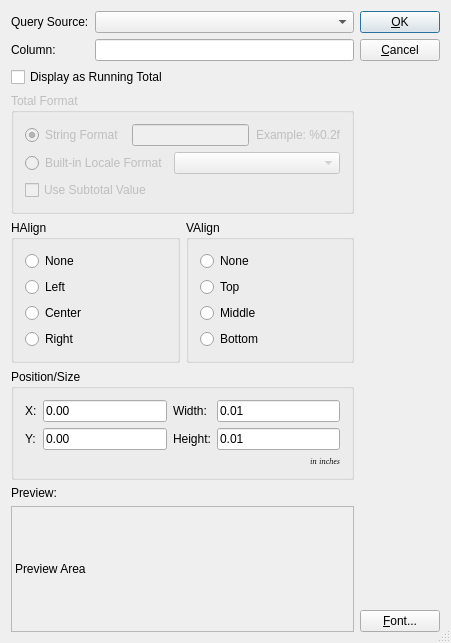
<ui version="4.0" >
 <author></author>
 <comment> * Copyright (c) 2002-2006 by OpenMFG, LLC
 *
 * This program is free software; you can redistribute it and/or modify
 * it under the terms of the GNU General Public License as published by
 * the Free Software Foundation; either version 2 of the License, or
 * (at your option) any later version.
 *
 * This program is distributed in the hope that it will be useful,
 * but WITHOUT ANY WARRANTY; without even the implied warranty of
 * MERCHANTABILITY or FITNESS FOR A PARTICULAR PURPOSE.  See the
 * GNU General Public License for more details.
 *
 * You should have received a copy of the GNU General Public License
 * along with this program; if not, write to the Free Software
 * Foundation, Inc., 59 Temple Place, Suite 330, Boston, MA  02111-1307  USA
 *
 * If you do not wish to be bound by the terms of the GNU General Public
 * License, DO NOT USE THIS SOFTWARE.  Please contact OpenMFG, LLC at
 * info@openmfg.com for details on how to purchase a commercial license.</comment>
 <exportmacro></exportmacro>
 <class>FieldEditor</class>
 <widget class="QDialog" name="FieldEditor" >
  <property name="geometry" >
   <rect>
    <x>0</x>
    <y>0</y>
    <width>451</width>
    <height>643</height>
   </rect>
  </property>
  <property name="sizePolicy" >
   <sizepolicy>
    <hsizetype>1</hsizetype>
    <vsizetype>1</vsizetype>
    <horstretch>0</horstretch>
    <verstretch>0</verstretch>
   </sizepolicy>
  </property>
  <property name="windowTitle" >
   <string>Properties (Field)</string>
  </property>
  <property name="sizeGripEnabled" >
   <bool>true</bool>
  </property>
  <layout class="QHBoxLayout" >
   <property name="margin" >
    <number>11</number>
   </property>
   <property name="spacing" >
    <number>6</number>
   </property>
   <item>
    <layout class="QVBoxLayout" >
     <property name="margin" >
      <number>0</number>
     </property>
     <property name="spacing" >
      <number>6</number>
     </property>
     <item>
      <layout class="QGridLayout" >
       <property name="margin" >
        <number>0</number>
       </property>
       <property name="spacing" >
        <number>6</number>
       </property>
       <item row="1" column="1" >
        <widget class="QLineEdit" name="tbColumn" />
       </item>
       <item row="0" column="0" >
        <widget class="QLabel" name="TextLabel1_3" >
         <property name="text" >
          <string>Query Source:</string>
         </property>
        </widget>
       </item>
       <item row="1" column="0" >
        <widget class="QLabel" name="TextLabel1" >
         <property name="sizePolicy" >
          <sizepolicy>
           <hsizetype>5</hsizetype>
           <vsizetype>1</vsizetype>
           <horstretch>0</horstretch>
           <verstretch>0</verstretch>
          </sizepolicy>
         </property>
         <property name="text" >
          <string>Column:</string>
         </property>
        </widget>
       </item>
       <item row="0" column="1" >
        <widget class="QComboBox" name="cbQuery" />
       </item>
      </layout>
     </item>
     <item>
      <widget class="QCheckBox" name="_cbRTotal" >
       <property name="text" >
        <string>Display as Running Total</string>
       </property>
      </widget>
     </item>
     <item>
      <widget class="QGroupBox" name="_gbRTotal" >
       <property name="enabled" >
        <bool>false</bool>
       </property>
       <property name="title" >
        <string>Total Format</string>
       </property>
       <layout class="QVBoxLayout" >
        <property name="margin" >
         <number>11</number>
        </property>
        <property name="spacing" >
         <number>6</number>
        </property>
        <item>
         <layout class="QHBoxLayout" >
          <property name="margin" >
           <number>0</number>
          </property>
          <property name="spacing" >
           <number>6</number>
          </property>
          <item>
           <widget class="QRadioButton" name="_rbStringFormat" >
            <property name="text" >
             <string>String Format </string>
            </property>
            <property name="checked" >
             <bool>true</bool>
            </property>
           </widget>
          </item>
          <item>
           <widget class="QLineEdit" name="_leRTotalFormat" />
          </item>
          <item>
           <widget class="QLabel" name="_lblRTotalExample" >
            <property name="sizePolicy" >
             <sizepolicy>
              <hsizetype>1</hsizetype>
              <vsizetype>5</vsizetype>
              <horstretch>0</horstretch>
              <verstretch>0</verstretch>
             </sizepolicy>
            </property>
            <property name="text" >
             <string>Example: %0.2f</string>
            </property>
            <property name="alignment" >
             <set>Qt::AlignRight|Qt::AlignTrailing|Qt::AlignVCenter</set>
            </property>
           </widget>
          </item>
         </layout>
        </item>
        <item>
         <layout class="QHBoxLayout" >
          <property name="margin" >
           <number>0</number>
          </property>
          <property name="spacing" >
           <number>6</number>
          </property>
          <item>
           <widget class="QRadioButton" name="_rbBuiltinFormat" >
            <property name="text" >
             <string>Built-in Locale Format</string>
            </property>
           </widget>
          </item>
          <item>
           <widget class="QComboBox" name="_cbBuiltinFormat" >
            <property name="enabled" >
             <bool>false</bool>
            </property>
            <property name="sizePolicy" >
             <sizepolicy>
              <hsizetype>3</hsizetype>
              <vsizetype>0</vsizetype>
              <horstretch>0</horstretch>
              <verstretch>0</verstretch>
             </sizepolicy>
            </property>
           </widget>
          </item>
         </layout>
        </item>
        <item>
         <widget class="QCheckBox" name="_cbSubTotal" >
          <property name="text" >
           <string>Use Subtotal Value</string>
          </property>
         </widget>
        </item>
       </layout>
      </widget>
     </item>
     <item>
      <layout class="QHBoxLayout" >
       <property name="margin" >
        <number>0</number>
       </property>
       <property name="spacing" >
        <number>6</number>
       </property>
       <item>
        <widget class="QGroupBox" name="bgHAlign" >
         <property name="sizePolicy" >
          <sizepolicy>
           <hsizetype>5</hsizetype>
           <vsizetype>1</vsizetype>
           <horstretch>0</horstretch>
           <verstretch>0</verstretch>
          </sizepolicy>
         </property>
         <property name="title" >
          <string>HAlign</string>
         </property>
         <layout class="QVBoxLayout" >
          <property name="margin" >
           <number>11</number>
          </property>
          <property name="spacing" >
           <number>6</number>
          </property>
          <item>
           <widget class="QRadioButton" name="rbHAlignNone" >
            <property name="text" >
             <string>None</string>
            </property>
           </widget>
          </item>
          <item>
           <widget class="QRadioButton" name="rbHAlignLeft" >
            <property name="text" >
             <string>Left</string>
            </property>
           </widget>
          </item>
          <item>
           <widget class="QRadioButton" name="rbHAlignCenter" >
            <property name="text" >
             <string>Center</string>
            </property>
           </widget>
          </item>
          <item>
           <widget class="QRadioButton" name="rbHAlignRight" >
            <property name="text" >
             <string>Right</string>
            </property>
           </widget>
          </item>
         </layout>
        </widget>
       </item>
       <item>
        <widget class="QGroupBox" name="bgVAlign" >
         <property name="sizePolicy" >
          <sizepolicy>
           <hsizetype>5</hsizetype>
           <vsizetype>1</vsizetype>
           <horstretch>0</horstretch>
           <verstretch>0</verstretch>
          </sizepolicy>
         </property>
         <property name="title" >
          <string>VAlign</string>
         </property>
         <layout class="QVBoxLayout" >
          <property name="margin" >
           <number>11</number>
          </property>
          <property name="spacing" >
           <number>6</number>
          </property>
          <item>
           <widget class="QRadioButton" name="rbVAlignNone" >
            <property name="text" >
             <string>None</string>
            </property>
           </widget>
          </item>
          <item>
           <widget class="QRadioButton" name="rbVAlignTop" >
            <property name="text" >
             <string>Top</string>
            </property>
           </widget>
          </item>
          <item>
           <widget class="QRadioButton" name="rbVAlignMiddle" >
            <property name="text" >
             <string>Middle</string>
            </property>
           </widget>
          </item>
          <item>
           <widget class="QRadioButton" name="rbVAlignBottom" >
            <property name="text" >
             <string>Bottom</string>
            </property>
           </widget>
          </item>
         </layout>
        </widget>
       </item>
      </layout>
     </item>
     <item>
      <widget class="QGroupBox" name="GroupBox1" >
       <property name="title" >
        <string>Position/Size</string>
       </property>
       <layout class="QGridLayout" >
        <property name="margin" >
         <number>11</number>
        </property>
        <property name="spacing" >
         <number>6</number>
        </property>
        <item row="1" column="3" >
         <widget class="QLineEdit" name="leHeight" >
          <property name="text" >
           <string>0.01</string>
          </property>
         </widget>
        </item>
        <item row="0" column="3" >
         <widget class="QLineEdit" name="leWidth" >
          <property name="text" >
           <string>0.01</string>
          </property>
         </widget>
        </item>
        <item row="1" column="0" >
         <widget class="QLabel" name="TextLabel2" >
          <property name="text" >
           <string>Y:</string>
          </property>
         </widget>
        </item>
        <item row="1" column="2" >
         <widget class="QLabel" name="TextLabel4" >
          <property name="text" >
           <string>Height:</string>
          </property>
         </widget>
        </item>
        <item row="0" column="0" >
         <widget class="QLabel" name="TextLabel1_3_2" >
          <property name="text" >
           <string>X:</string>
          </property>
         </widget>
        </item>
        <item row="0" column="2" >
         <widget class="QLabel" name="TextLabel3" >
          <property name="text" >
           <string>Width:</string>
          </property>
         </widget>
        </item>
        <item row="2" column="3" >
         <widget class="QLabel" name="TextLabel5" >
          <property name="font" >
           <font>
            <family>Helvetica [Cronyx]</family>
            <pointsize>6</pointsize>
            <weight>50</weight>
            <italic>true</italic>
            <bold>false</bold>
            <underline>false</underline>
            <strikeout>false</strikeout>
           </font>
          </property>
          <property name="text" >
           <string>in inches</string>
          </property>
          <property name="textFormat" >
           <enum>Qt::AutoText</enum>
          </property>
          <property name="alignment" >
           <set>Qt::AlignRight|Qt::AlignTrailing|Qt::AlignVCenter</set>
          </property>
         </widget>
        </item>
        <item row="1" column="1" >
         <widget class="QLineEdit" name="leYPos" >
          <property name="text" >
           <string>0.00</string>
          </property>
         </widget>
        </item>
        <item row="0" column="1" >
         <widget class="QLineEdit" name="leXPos" >
          <property name="text" >
           <string>0.00</string>
          </property>
         </widget>
        </item>
       </layout>
      </widget>
     </item>
     <item>
      <widget class="QLabel" name="TextLabel1_2" >
       <property name="sizePolicy" >
        <sizepolicy>
         <hsizetype>5</hsizetype>
         <vsizetype>1</vsizetype>
         <horstretch>0</horstretch>
         <verstretch>0</verstretch>
        </sizepolicy>
       </property>
       <property name="text" >
        <string>Preview:</string>
       </property>
      </widget>
     </item>
     <item>
      <widget class="QLabel" name="labelPreview" >
       <property name="sizePolicy" >
        <sizepolicy>
         <hsizetype>5</hsizetype>
         <vsizetype>7</vsizetype>
         <horstretch>0</horstretch>
         <verstretch>0</verstretch>
        </sizepolicy>
       </property>
       <property name="minimumSize" >
        <size>
         <width>0</width>
         <height>42</height>
        </size>
       </property>
       <property name="frameShape" >
        <enum>QFrame::StyledPanel</enum>
       </property>
       <property name="frameShadow" >
        <enum>QFrame::Sunken</enum>
       </property>
       <property name="text" >
        <string>Preview Area</string>
       </property>
       <property name="alignment" >
        <set>Qt::AlignVCenter</set>
       </property>
      </widget>
     </item>
    </layout>
   </item>
   <item>
    <layout class="QVBoxLayout" >
     <property name="margin" >
      <number>0</number>
     </property>
     <property name="spacing" >
      <number>6</number>
     </property>
     <item>
      <widget class="QPushButton" name="buttonOk" >
       <property name="text" >
        <string>&amp;OK</string>
       </property>
       <property name="shortcut" >
        <string>Alt+O</string>
       </property>
       <property name="autoDefault" >
        <bool>true</bool>
       </property>
       <property name="default" >
        <bool>true</bool>
       </property>
      </widget>
     </item>
     <item>
      <widget class="QPushButton" name="buttonCancel" >
       <property name="text" >
        <string>&amp;Cancel</string>
       </property>
       <property name="shortcut" >
        <string>Alt+C</string>
       </property>
       <property name="autoDefault" >
        <bool>true</bool>
       </property>
      </widget>
     </item>
     <item>
      <spacer>
       <property name="orientation" >
        <enum>Qt::Vertical</enum>
       </property>
       <property name="sizeType" >
        <enum>QSizePolicy::Expanding</enum>
       </property>
       <property name="sizeHint" >
        <size>
         <width>20</width>
         <height>20</height>
        </size>
       </property>
      </spacer>
     </item>
     <item>
      <widget class="QPushButton" name="btnFont" >
       <property name="text" >
        <string>&amp;Font...</string>
       </property>
      </widget>
     </item>
    </layout>
   </item>
  </layout>
 </widget>
 <layoutdefault spacing="6" margin="11" />
 <pixmapfunction>qPixmapFromMimeSource</pixmapfunction>
 <tabstops>
  <tabstop>cbQuery</tabstop>
  <tabstop>tbColumn</tabstop>
  <tabstop>_cbRTotal</tabstop>
  <tabstop>_rbStringFormat</tabstop>
  <tabstop>_leRTotalFormat</tabstop>
  <tabstop>_rbBuiltinFormat</tabstop>
  <tabstop>_cbBuiltinFormat</tabstop>
  <tabstop>_cbSubTotal</tabstop>
  <tabstop>rbHAlignNone</tabstop>
  <tabstop>rbHAlignLeft</tabstop>
  <tabstop>rbHAlignCenter</tabstop>
  <tabstop>rbHAlignRight</tabstop>
  <tabstop>rbVAlignNone</tabstop>
  <tabstop>rbVAlignTop</tabstop>
  <tabstop>rbVAlignMiddle</tabstop>
  <tabstop>rbVAlignBottom</tabstop>
  <tabstop>leXPos</tabstop>
  <tabstop>leWidth</tabstop>
  <tabstop>leYPos</tabstop>
  <tabstop>leHeight</tabstop>
  <tabstop>btnFont</tabstop>
  <tabstop>buttonOk</tabstop>
  <tabstop>buttonCancel</tabstop>
 </tabstops>
 <resources/>
 <connections>
  <connection>
   <sender>buttonOk</sender>
   <signal>clicked()</signal>
   <receiver>FieldEditor</receiver>
   <slot>accept()</slot>
   <hints>
    <hint type="sourcelabel" >
     <x>20</x>
     <y>20</y>
    </hint>
    <hint type="destinationlabel" >
     <x>20</x>
     <y>20</y>
    </hint>
   </hints>
  </connection>
  <connection>
   <sender>buttonCancel</sender>
   <signal>clicked()</signal>
   <receiver>FieldEditor</receiver>
   <slot>reject()</slot>
   <hints>
    <hint type="sourcelabel" >
     <x>20</x>
     <y>20</y>
    </hint>
    <hint type="destinationlabel" >
     <x>20</x>
     <y>20</y>
    </hint>
   </hints>
  </connection>
  <connection>
   <sender>_cbRTotal</sender>
   <signal>toggled(bool)</signal>
   <receiver>_gbRTotal</receiver>
   <slot>setEnabled(bool)</slot>
   <hints>
    <hint type="sourcelabel" >
     <x>20</x>
     <y>20</y>
    </hint>
    <hint type="destinationlabel" >
     <x>20</x>
     <y>20</y>
    </hint>
   </hints>
  </connection>
  <connection>
   <sender>_rbStringFormat</sender>
   <signal>toggled(bool)</signal>
   <receiver>_leRTotalFormat</receiver>
   <slot>setEnabled(bool)</slot>
   <hints>
    <hint type="sourcelabel" >
     <x>20</x>
     <y>20</y>
    </hint>
    <hint type="destinationlabel" >
     <x>20</x>
     <y>20</y>
    </hint>
   </hints>
  </connection>
  <connection>
   <sender>_rbStringFormat</sender>
   <signal>toggled(bool)</signal>
   <receiver>_lblRTotalExample</receiver>
   <slot>setEnabled(bool)</slot>
   <hints>
    <hint type="sourcelabel" >
     <x>20</x>
     <y>20</y>
    </hint>
    <hint type="destinationlabel" >
     <x>20</x>
     <y>20</y>
    </hint>
   </hints>
  </connection>
  <connection>
   <sender>_rbBuiltinFormat</sender>
   <signal>toggled(bool)</signal>
   <receiver>_cbBuiltinFormat</receiver>
   <slot>setEnabled(bool)</slot>
   <hints>
    <hint type="sourcelabel" >
     <x>20</x>
     <y>20</y>
    </hint>
    <hint type="destinationlabel" >
     <x>20</x>
     <y>20</y>
    </hint>
   </hints>
  </connection>
 </connections>
</ui>
